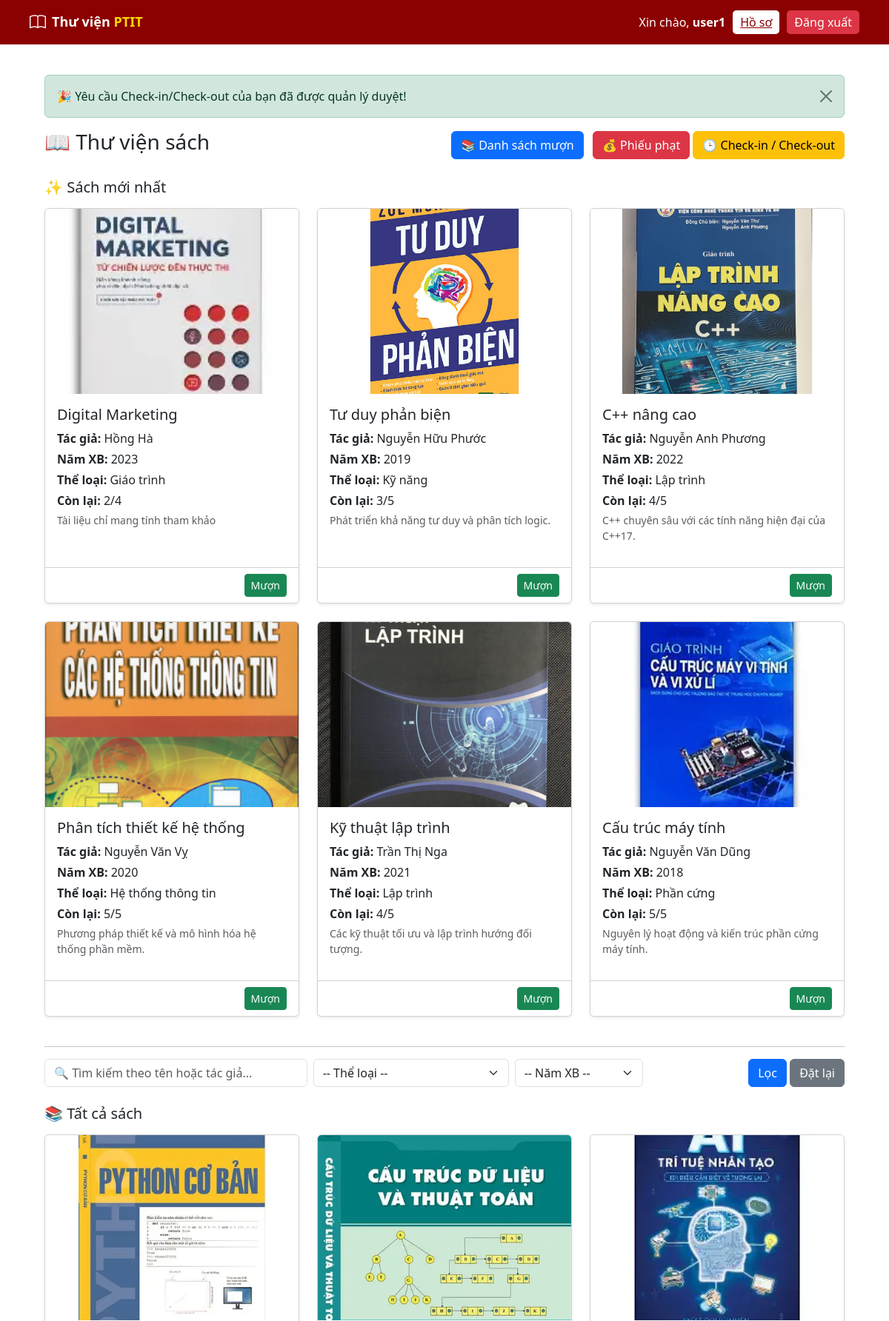
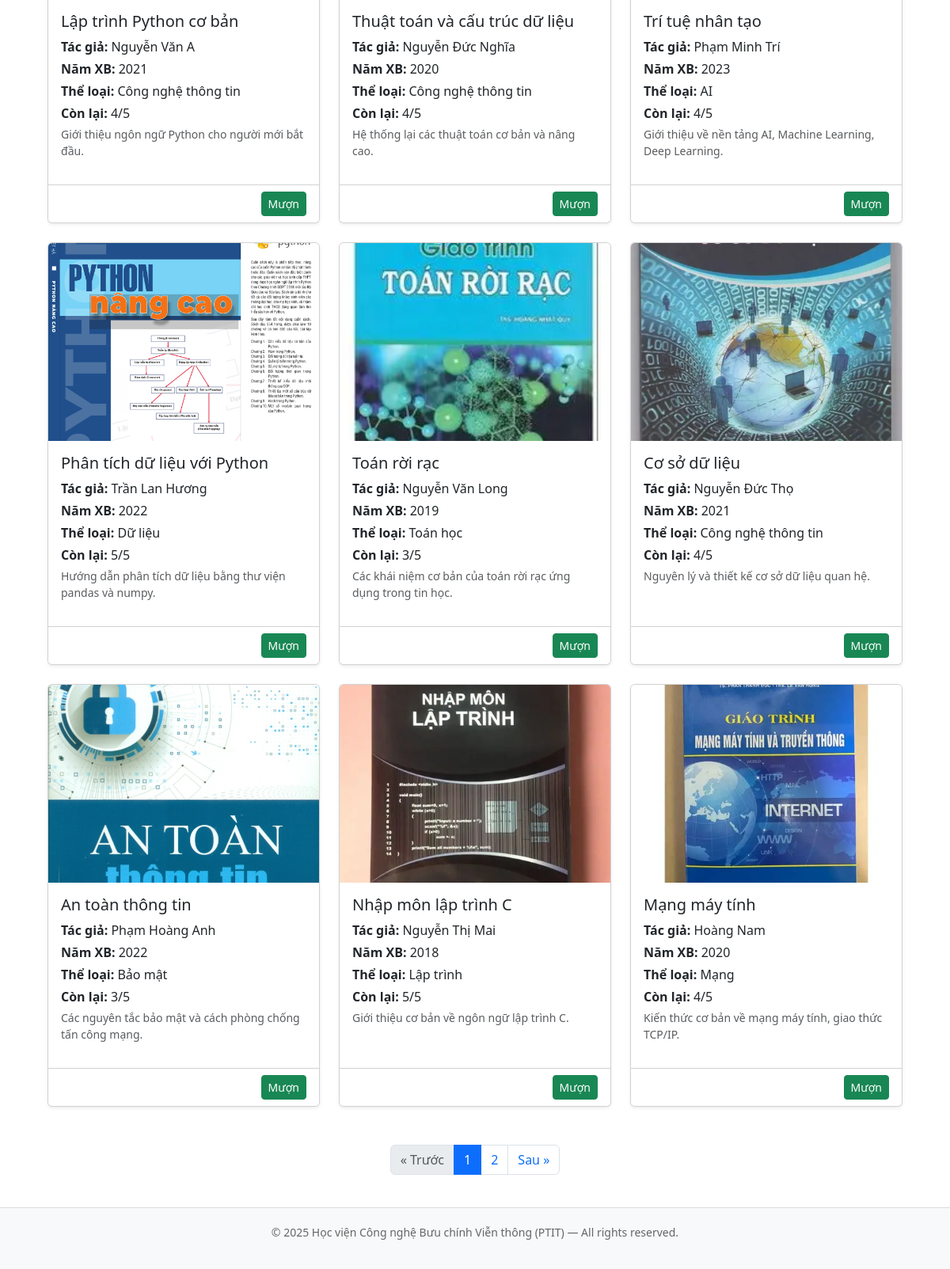
The app's page /borrower/home/ (signed in) with its own data (2 pictures, top to bottom).
### manager/models.py (models this page shows, shortened)
class Book(models.Model):
    title = models.CharField(max_length=255, verbose_name="Tên sách")
    author = models.CharField(max_length=255, verbose_name="Tác giả")
    year = models.PositiveIntegerField(verbose_name="Năm xuất bản", null=True, blank=True)
    category = models.CharField(max_length=100, verbose_name="Thể loại", blank=True, null=True)
    description = models.TextField(blank=True, null=True)
    total_copies = models.PositiveIntegerField(default=1)
    available_copies = models.PositiveIntegerField(default=1)
    cover = models.ImageField(upload_to='book_images/', blank=True, null=True)
    created_at = models.DateTimeField(auto_now_add=True)

### borrower/views.py (the view)
# urls.py: path('home/', views.borrower_home, name='borrower_home'),
@login_required
def borrower_home(request):
    user_loans = Loan.objects.filter(user=request.user, returned=False)
    overdue_loans = user_loans.filter(due_date__lt=timezone.now())
    for loan in overdue_loans:
        loan.create_penalty_if_overdue()
    unpaid_penalties = Penalty.objects.filter(user=request.user, cleared=False)
    total_unpaid_amount = unpaid_penalties.aggregate(Sum("amount"))["amount__sum"] or 0
    today = timezone.now().date()
    upcoming_loans = user_loans.filter(due_date__gt=today, due_date__lte=today + timedelta(days=2))
    if upcoming_loans.exists():
        loan_titles = ", ".join([loan.book.title for loan in upcoming_loans])
        messages.info(
            request,
            f"📅 Bạn có {upcoming_loans.count()} cuốn sách sắp đến hạn trả: {loan_titles}."
        )
    latest_request = CheckRequest.objects.filter(user=request.user).order_by('-created_at').first()
    if latest_request:
        if latest_request.approved:
            messages.success(request, "🎉 Yêu cầu Check-in/Check-out của bạn đã được quản lý duyệt!")
        elif latest_request.rejected:
            messages.error(request, "❌ Yêu cầu Check-in/Check-out của bạn đã bị từ chối.")
        else:
            messages.info(request, "🕓 Yêu cầu Check-in/Check-out của bạn đang chờ duyệt...")
    query = request.GET.get("q", "")
    selected_category = request.GET.get("category", "")
    selected_year = request.GET.get("year", "")
    books = Book.objects.all()
    if query:
        books = books.filter(title__icontains=query) | books.filter(author__icontains=query)
    if selected_category:
        books = books.filter(category__iexact=selected_category)
    if selected_year:
        books = books.filter(year=selected_year)
    categories = sorted(
        [c for c in Book.objects.values_list('category', flat=True).distinct() if c],
        key=lambda x: x.lower()
    )
    years = sorted(
        [y for y in Book.objects.values_list('year', flat=True).distinct() if y],
        reverse=True
    )
    paginator = Paginator(books, 9)
    page_number = request.GET.get("page")
    page_obj = paginator.get_page(page_number)
    new_books = Book.objects.all().order_by("-created_at")[:6]
    context = {
        "new_books": new_books,
        "page_obj": page_obj,
        "query": query,
        "categories": categories,
        "years": years,
        "selected_category": selected_category,
        "selected_year": selected_year,
        "overdue_loans": overdue_loans,
        "unpaid_penalties": unpaid_penalties,
        "total_unpaid_amount": total_unpaid_amount,  # 👈 Dùng cho popup gộp
    }
    return render(request, "borrower/home.html", context)

### borrower/templates/borrower/home.html (shortened to what this page needs)
{% extends "base.html" %}
{% block content %}
{% if messages %}
  {% for message in messages %}
    <div class="alert alert-{{ message.tags }} alert-dismissible fade show mt-3" role="alert">
      {{ message }}
      <button type="button" class="btn-close" data-bs-dismiss="alert"></button>
    </div>
  {% endfor %}
{% endif %}
<div class="d-flex justify-content-between align-items-center mb-3">
  <h3>📖 Thư viện sách</h3>
  <div>
    <a href="{% url 'borrower:my_loans' %}" class="btn btn-primary me-2">
      📚 Danh sách mượn
    </a>
    <a href="{% url 'borrower:my_penalties' %}" class="btn btn-danger">
      💰 Phiếu phạt
    </a>
    <a href="{% url 'borrower:check_requests' %}" class="btn btn-warning">
    🕒 Check-in / Check-out
  </a>
  </div>
</div>
  <h5 class="mt-4 mb-3">✨ Sách mới nhất</h5>
  <div class="row">
    {% for book in new_books %}
      <div class="col-md-4 mb-4">
        <div class="card h-100 shadow-sm">
          {% if book.cover %}
            <img src="{{ book.cover.url }}" class="card-img-top" alt="{{ book.title }}" style="height: 250px; object-fit: cover;">
          {% else %}
            <div class="text-center p-5 text-muted">Không có ảnh</div>
          {% endif %}
          <div class="card-body">
            <h5 class="card-title">{{ book.title }}</h5>
            <p class="card-text mb-1"><strong>Tác giả:</strong> {{ book.author }}</p>
            <p class="card-text mb-1"><strong>Năm XB:</strong> {{ book.year|default:"Không rõ" }}</p>
            {% if book.category %}
              <p class="card-text mb-1"><strong>Thể loại:</strong> {{ book.category }}</p>
            {% endif %}
            <p class="card-text mb-1"><strong>Còn lại:</strong> {{ book.available_copies }}/{{ book.total_copies }}</p>
            {% if book.description %}
              <p class="text-muted small">{{ book.description|truncatewords:20 }}</p>
            {% endif %}
          </div>
          <div class="card-footer text-end bg-white">
            {% if book.available_copies > 0 %}
              <a href="{% url 'borrower:confirm_borrow' book.id %}" class="btn btn-success btn-sm">Mượn</a>
            {% else %}
              <button class="btn btn-secondary btn-sm" disabled>Hết sách</button>
            {% endif %}
          </div>
        </div>
      </div>
    {% empty %}
      <p class="text-muted">Chưa có sách nào được thêm gần đây.</p>
    {% endfor %}
  </div>
  <hr>
  <form method="get" class="row g-2 align-items-center mb-4">
    <div class="col-md-4">
      <input type="text" name="q" value="{{ query }}" class="form-control" placeholder="🔍 Tìm kiếm theo tên hoặc tác giả...">
    </div>
    <div class="col-md-3">
      <select name="category" class="form-select">
        <option value="">-- Thể loại --</option>
      </select>
    </div>
    <div class="col-md-2">
      <select name="year" class="form-select">
        <option value="">-- Năm XB --</option>
      </select>
    </div>
    <div class="col-md-3 text-end">
      <button type="submit" class="btn btn-primary">Lọc</button>
      <a href="{% url 'borrower:borrower_home' %}" class="btn btn-secondary">Đặt lại</a>
    </div>
  </form>
  <h5 class="mb-3">📚 Tất cả sách</h5>
  <div class="row">
    {% for book in page_obj %}
      <div class="col-md-4 mb-4">
        <div class="card h-100 shadow-sm">
          {% if book.cover %}
            <img src="{{ book.cover.url }}" class="card-img-top" alt="{{ book.title }}" style="height: 250px; object-fit: cover;">
          {% else %}
            <div class="text-center p-5 text-muted">Không có ảnh</div>
          {% endif %}
          <div class="card-body">
            <h5 class="card-title">{{ book.title }}</h5>
            <p class="card-text mb-1"><strong>Tác giả:</strong> {{ book.author }}</p>
            <p class="card-text mb-1"><strong>Năm XB:</strong> {{ book.year|default:"Không rõ" }}</p>
            {% if book.category %}
              <p class="card-text mb-1"><strong>Thể loại:</strong> {{ book.category }}</p>
            {% endif %}
            <p class="card-text mb-1"><strong>Còn lại:</strong> {{ book.available_copies }}/{{ book.total_copies }}</p>
            {% if book.description %}
              <p class="text-muted small">{{ book.description|truncatewords:20 }}</p>
            {% endif %}
          </div>
          <div class="card-footer text-end bg-white">
            {% if book.available_copies > 0 %}
              <a href="{% url 'borrower:confirm_borrow' book.id %}" class="btn btn-success btn-sm">Mượn</a>
            {% else %}
              <button class="btn btn-secondary btn-sm" disabled>Hết sách</button>
            {% endif %}
          </div>
        </div>
      </div>
    {% empty %}
      <div class="alert alert-secondary text-center">Không tìm thấy sách nào.</div>
    {% endfor %}
  </div>
  {% if page_obj.has_other_pages %}
    <nav aria-label="Page navigation" class="mt-4">
      <ul class="pagination justify-content-center">
        {% if page_obj.has_previous %}
          <li class="page-item">
            <a class="page-link" href="?page={{ page_obj.previous_page_number }}{% if query %}&q={{ query }}{% endif %}{% if selected_category %}&category={{ selected_category }}{% endif %}{% if selected_year %}&year={{ selected_year }}{% endif %}">« Trước</a>
          </li>
        {% else %}
          <li class="page-item disabled"><span class="page-link">« Trước</span></li>
        {% endif %}
        {% for num in page_obj.paginator.page_range %}
          {% if num == page_obj.number %}
            <li class="page-item active"><span class="page-link">{{ num }}</span></li>
          {% else %}
            <li class="page-item">
              <a class="page-link" href="?page={{ num }}{% if query %}&q={{ query }}{% endif %}{% if selected_category %}&category={{ selected_category }}{% endif %}{% if selected_year %}&year={{ selected_year }}{% endif %}">{{ num }}</a>
            </li>
          {% endif %}
        {% endfor %}
        {% if page_obj.has_next %}
          <li class="page-item">
            <a class="page-link" href="?page={{ page_obj.next_page_number }}">Sau »</a>
          </li>
        {% else %}
          <li class="page-item disabled"><span class="page-link">Sau »</span></li>
        {% endif %}
      </ul>
    </nav>
  {% endif %}
{% endblock %}

### templates/base.html (shortened to what this page needs)
{% load static %}
<!DOCTYPE html>
<html lang="vi">
<head>
    <link href="https://cdn.jsdelivr.net/npm/bootstrap@5.3.3/dist/css/bootstrap.min.css" rel="stylesheet">
    <link href="https://cdn.jsdelivr.net/npm/bootstrap-icons@1.11.3/font/bootstrap-icons.css" rel="stylesheet">
</head>
<body>
    <header>
        <div class="header-left">
            {% if user.is_authenticated %}
                {% if user.is_staff %}
                    <a href="{% url 'manager:home' %}" class="d-flex align-items-center text-white text-decoration-none">
                        <i class="bi bi-book logo"></i>
                        <h1 class="ms-2">Thư viện <span>PTIT</span></h1>
                    </a>
                {% else %}
                    <a href="{% url 'borrower:home' %}" class="d-flex align-items-center text-white text-decoration-none">
                        <i class="bi bi-book logo"></i>
                        <h1 class="ms-2">Thư viện <span>PTIT</span></h1>
                    </a>
                {% endif %}
            {% else %}
                <a href="{% url 'login' %}" class="d-flex align-items-center text-white text-decoration-none">
                    <i class="bi bi-book logo"></i>
                    <h1 class="ms-2">Thư viện <span>PTIT</span></h1>
                </a>
            {% endif %}
        </div>
        <div class="user-section">
            {% if user.is_authenticated %}
                <span>Xin chào, <strong>{{ user.username }}</strong></span>
                {% if user.is_staff %}
                    <a href="{% url 'manager:profile' %}" class="btn-profile">Hồ sơ</a>
                {% else %}
                    <a href="{% url 'borrower:profile' %}" class="btn-profile">Hồ sơ</a>
                {% endif %}
                <form method="post" action="{% url 'logout' %}" style="display:inline;">
                    <button type="submit" class="btn-logout">Đăng xuất</button>
                </form>
            {% else %}
                <a href="{% url 'login' %}" class="btn btn-light text-dark">Đăng nhập</a>
            {% endif %}
        </div>
    </header>
    <main>
        {% block content %}{% endblock %}
    </main>
    <footer>
        <p>© 2025 Học viện Công nghệ Bưu chính Viễn thông (PTIT) — All rights reserved.</p>
    </footer>
</body>
</html>

### templates/base.html (style rules this page uses)
header { background-color: #8B0000; color: white; padding: 10px 40px; display: flex; justify-content: space-between; align-items: center; height: 60px; }
.header-left { display: flex; align-items: center; gap: 10px; }
.header-left .logo { font-size: 22px; }
.header-left h1 { font-size: 18px; font-weight: bold; margin: 0; }
.header-left span { color: #FFD700; }
.user-section { display: flex; align-items: center; gap: 10px; }
.btn-profile { background-color: white; color: #8B0000; border: none; font-weight: 500; border-radius: 5px; padding: 4px 10px; }
.btn-logout { background-color: #dc3545; color: white; border: none; border-radius: 5px; padding: 4px 10px; }
main { padding: 25px 60px; background-color: #fff; min-height: calc(100vh - 120px); }
footer { text-align: center; padding: 20px; color: #666; font-size: 14px; border-top: 1px solid #ddd; background-color: #f8f9fa; }

### records on screen
Book: cover (picture), title "Digital Marketing", author "Hồng Hà", year "2023", category "Giáo trình", available_copies "2", total_copies "4", description "Tài liệu chỉ mang tính tham khảo", shows "Mượn"
Book: cover (picture), title "Tư duy phản biện", author "Nguyễn Hữu Phước", year "2019", category "Kỹ năng", available_copies "3", total_copies "5", description "Phát triển khả năng tư duy và phân tích logic.", shows "Mượn"
Book: cover (picture), title "C++ nâng cao", author "Nguyễn Anh Phương", year "2022", category "Lập trình", available_copies "4", total_copies "5", description "C++ chuyên sâu với các tính năng hiện đại của C++17.", shows "Mượn"
Book: cover (picture), title "Phân tích thiết kế hệ thống", author "Nguyễn Văn Vỵ", year "2020", category "Hệ thống thông tin", available_copies "5", total_copies "5", description "Phương pháp thiết kế và mô hình hóa hệ thống phần mềm.", shows "Mượn"
Book: cover (picture), title "Kỹ thuật lập trình", author "Trần Thị Nga", year "2021", category "Lập trình", available_copies "4", total_copies "5", description "Các kỹ thuật tối ưu và lập trình hướng đối tượng.", shows "Mượn"
Book: cover (picture), title "Cấu trúc máy tính", author "Nguyễn Văn Dũng", year "2018", category "Phần cứng", available_copies "5", total_copies "5", description "Nguyên lý hoạt động và kiến trúc phần cứng máy tính.", shows "Mượn"
Book: cover (picture), title "Lập trình Python cơ bản", author "Nguyễn Văn A", year "2021", category "Công nghệ thông tin", available_copies "4", total_copies "5", description "Giới thiệu ngôn ngữ Python cho người mới bắt đầu.", shows "Mượn"
Book: cover (picture), title "Thuật toán và cấu trúc dữ liệu", author "Nguyễn Đức Nghĩa", year "2020", category "Công nghệ thông tin", available_copies "4", total_copies "5", description "Hệ thống lại các thuật toán cơ bản và nâng cao.", shows "Mượn"
Book: cover (picture), title "Trí tuệ nhân tạo", author "Phạm Minh Trí", year "2023", category "AI", available_copies "4", total_copies "5", description "Giới thiệu về nền tảng AI, Machine Learning, Deep Learning.", shows "Mượn"
Book: cover (picture), title "Phân tích dữ liệu với Python", author "Trần Lan Hương", year "2022", category "Dữ liệu", available_copies "5", total_copies "5", description "Hướng dẫn phân tích dữ liệu bằng thư viện pandas và numpy.", shows "Mượn"
Book: cover (picture), title "Toán rời rạc", author "Nguyễn Văn Long", year "2019", category "Toán học", available_copies "3", total_copies "5", description "Các khái niệm cơ bản của toán rời rạc ứng dụng trong tin học.", shows "Mượn"
Book: cover (picture), title "Cơ sở dữ liệu", author "Nguyễn Đức Thọ", year "2021", category "Công nghệ thông tin", available_copies "4", total_copies "5", description "Nguyên lý và thiết kế cơ sở dữ liệu quan hệ.", shows "Mượn"
Book: cover (picture), title "An toàn thông tin", author "Phạm Hoàng Anh", year "2022", category "Bảo mật", available_copies "3", total_copies "5", description "Các nguyên tắc bảo mật và cách phòng chống tấn công mạng.", shows "Mượn"
Book: cover (picture), title "Nhập môn lập trình C", author "Nguyễn Thị Mai", year "2018", category "Lập trình", available_copies "5", total_copies "5", description "Giới thiệu cơ bản về ngôn ngữ lập trình C.", shows "Mượn"
Book: cover (picture), title "Mạng máy tính", author "Hoàng Nam", year "2020", category "Mạng", available_copies "4", total_copies "5", description "Kiến thức cơ bản về mạng máy tính, giao thức TCP/IP.", shows "Mượn"

### other values on screen
{{ user.username }} "user1"
{{ message }} "🎉 Yêu cầu Check-in/Check-out của bạn đã được quản lý duyệt!"
{{ num }} "1"
{{ num }} "2"
